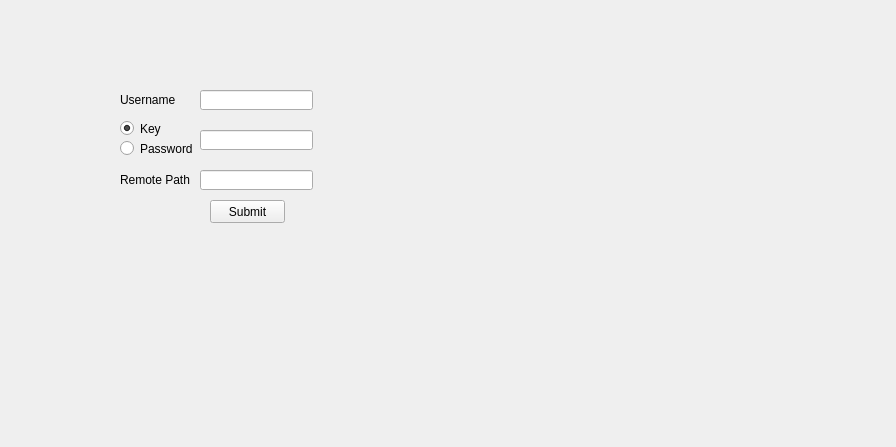
<?xml version="1.0" encoding="UTF-8"?>
<ui version="4.0">
 <class>Form</class>
 <widget class="QWidget" name="Form">
  <property name="geometry">
   <rect>
    <x>0</x>
    <y>0</y>
    <width>896</width>
    <height>447</height>
   </rect>
  </property>
  <property name="windowTitle">
   <string>Form</string>
  </property>
  <widget class="QLineEdit" name="usernameInput">
   <property name="geometry">
    <rect>
     <x>200</x>
     <y>90</y>
     <width>113</width>
     <height>20</height>
    </rect>
   </property>
  </widget>
  <widget class="QLineEdit" name="passwordInput">
   <property name="geometry">
    <rect>
     <x>200</x>
     <y>130</y>
     <width>113</width>
     <height>20</height>
    </rect>
   </property>
  </widget>
  <widget class="QLineEdit" name="remotePathInput">
   <property name="geometry">
    <rect>
     <x>200</x>
     <y>170</y>
     <width>113</width>
     <height>20</height>
    </rect>
   </property>
  </widget>
  <widget class="QLabel" name="label">
   <property name="geometry">
    <rect>
     <x>120</x>
     <y>90</y>
     <width>71</width>
     <height>20</height>
    </rect>
   </property>
   <property name="text">
    <string>Username</string>
   </property>
  </widget>
  <widget class="QLabel" name="label_3">
   <property name="geometry">
    <rect>
     <x>120</x>
     <y>170</y>
     <width>81</width>
     <height>20</height>
    </rect>
   </property>
   <property name="text">
    <string>Remote Path</string>
   </property>
  </widget>
  <widget class="QPushButton" name="connectButton">
   <property name="geometry">
    <rect>
     <x>210</x>
     <y>200</y>
     <width>75</width>
     <height>23</height>
    </rect>
   </property>
   <property name="text">
    <string>Submit</string>
   </property>
  </widget>
  <widget class="QRadioButton" name="radioPassword">
   <property name="geometry">
    <rect>
     <x>120</x>
     <y>140</y>
     <width>82</width>
     <height>17</height>
    </rect>
   </property>
   <property name="text">
    <string>Password</string>
   </property>
  </widget>
  <widget class="QRadioButton" name="radioKey">
   <property name="geometry">
    <rect>
     <x>120</x>
     <y>120</y>
     <width>82</width>
     <height>17</height>
    </rect>
   </property>
   <property name="text">
    <string>Key</string>
   </property>
   <property name="checked">
    <bool>true</bool>
   </property>
  </widget>
 </widget>
 <resources/>
 <connections/>
</ui>
